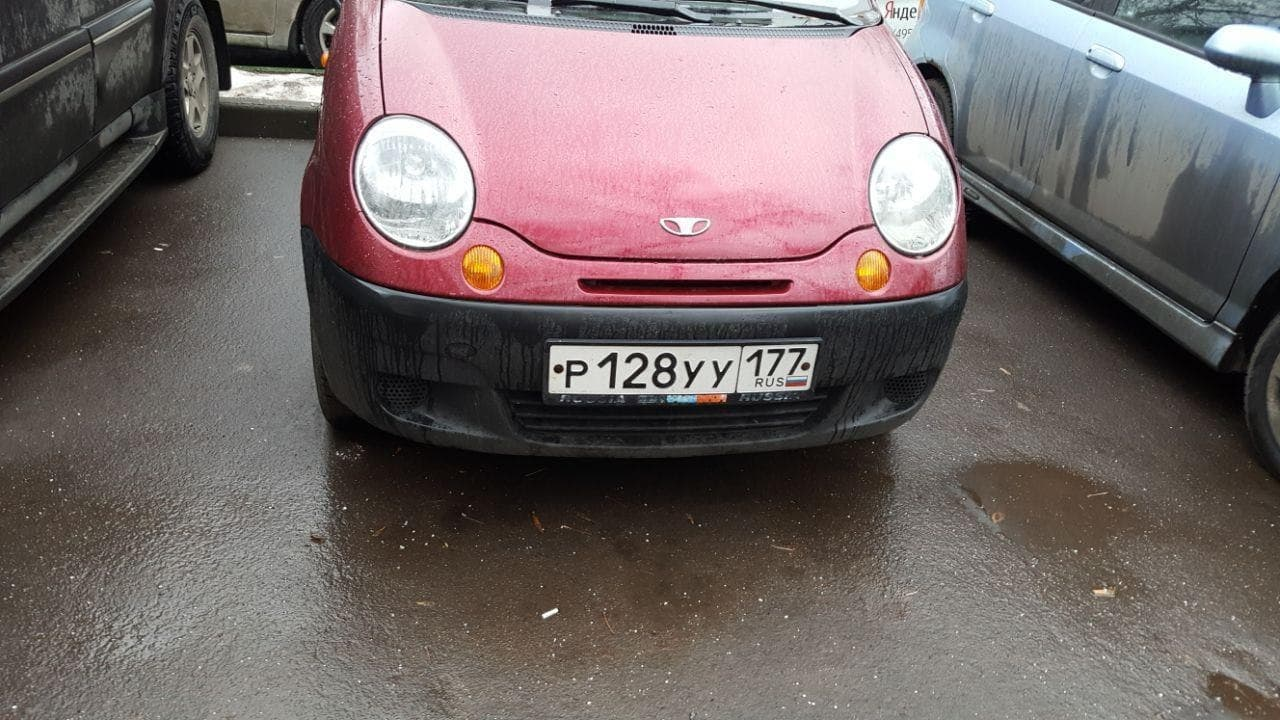
#> input picture images_yolo/10.jpg, 1280 x 720 px, given in place of 10.jpg.jpg, which was not available
$ python -i Tess.py   (imports and definitions only)
#> lines starting #> are read from the running program, lines starting #| are printed output that depends on the picture; after the words box and inside, x2 and y2 are one past the last pixel; in counts of white or black regions, pixels touching at a corner belong together; pictures that were not available may be replaced by others from this repository, and a replacement may not be noted
import cv2
from imutils import contours
import pytesseract

pytesseract.pytesseract.tesseract_cmd = r'D:\Tesseract-OCR\tesseract.exe'

# [53 lines left out: functions IsNumbersHere, Pars, FinalParsin, parser, not called in this run]

def Reading(ind):
#> called with ind = '../images_yolo/10.jpg'
    results = []
    image = cv2.imread(str(ind)+'.jpg')
#> image is the input picture: shape (720, 1280, 3); mean B, G, R 103.2, 103.8, 114.8
    height, width, _ = image.shape
#> height = 720; width = 1280
    gray = cv2.cvtColor(image, cv2.COLOR_BGR2GRAY)
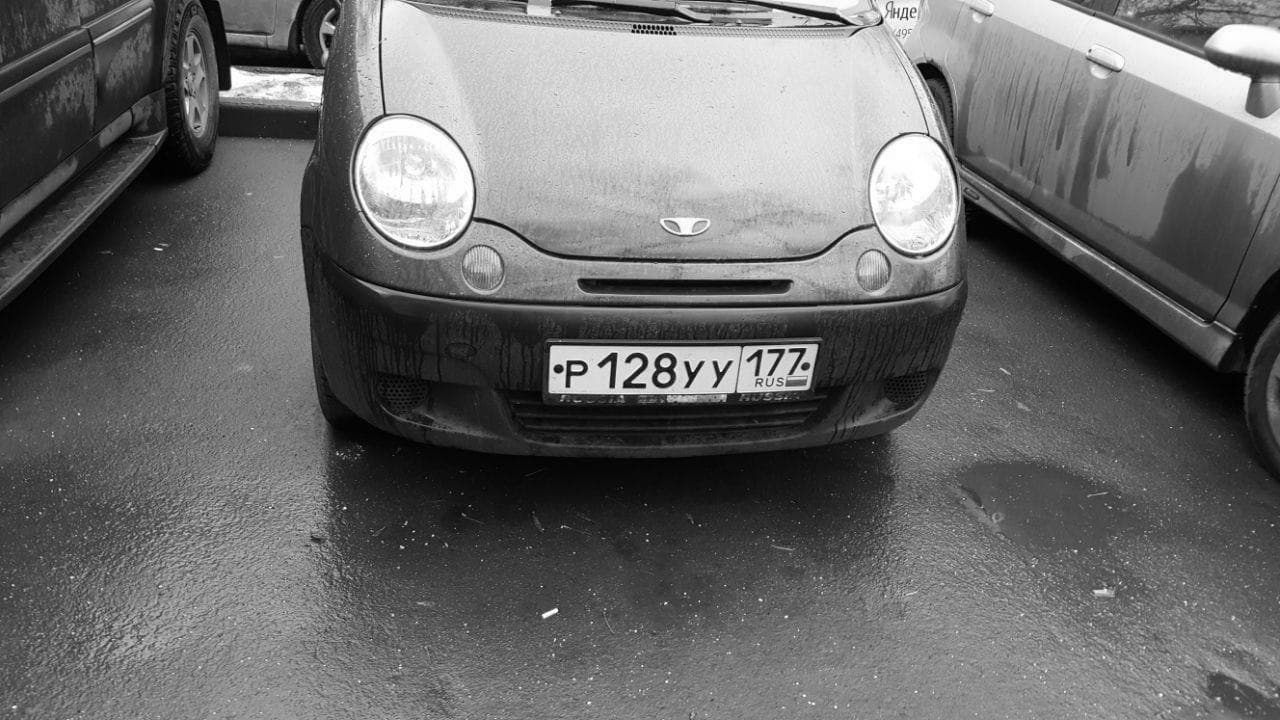
#> gray: shape (720, 1280); min 0, max 255, mean 107
    thresh = cv2.threshold(gray, 200, 255, cv2.THRESH_OTSU)[1]
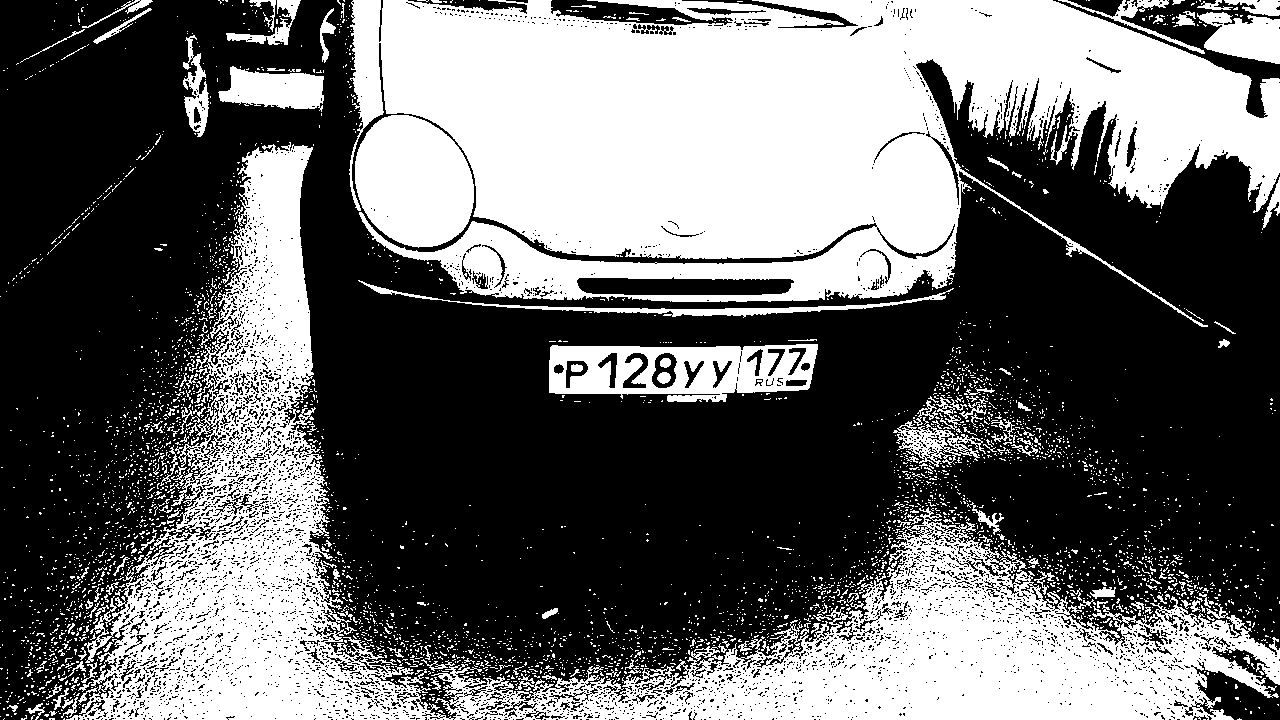
#> thresh: shape (720, 1280); 41% white; 3963 white regions (3788 under 20 px)
    cnts = cv2.findContours(thresh, cv2.RETR_TREE, cv2.CHAIN_APPROX_SIMPLE)
#> cnts = 9712 contours, 9207 with area under 20; largest, box (x1, y1, x2, y2) and area: (349, 0, 1280, 327) 189156, (66, 142, 1280, 720) 150886, (549, 344, 818, 402) 12467, (355, 115, 474, 248) 12106, (576, 276, 795, 296) 3539
    cnts, _ = contours.sort_contours(cnts[0])
    for c in cnts:
        area = cv2.contourArea(c)
        x, y, w, h = cv2.boundingRect(c)
        if area > 3000:
            img = image[y:y + h, x:x + w]
            result = pytesseract.image_to_string(img, lang='eng+rus', config='--psm 6')
            if len(result) > 7:
                print("Suppositious numplate: ", result)
                results.append(result)
#> this loop made 297 passes
#> (area, x, y, w, h) on passes 24, 59, 297: (22, 7, 705, 11, 7), (41.5, 20, 29, 65, 34), (150885.5, 66, 142, 1214, 578)
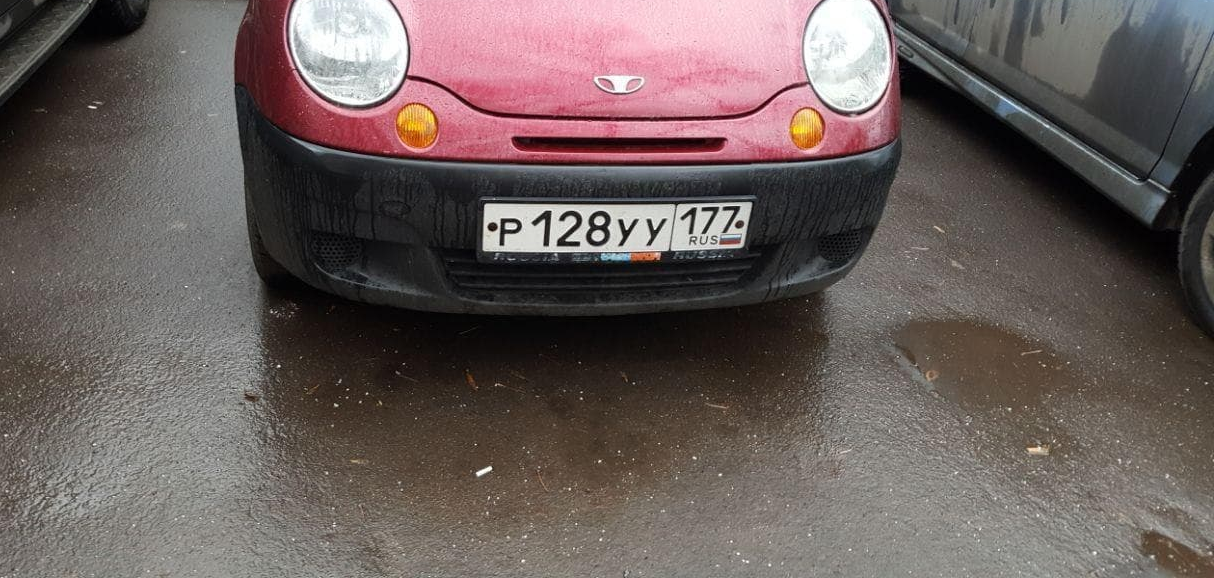
#> img: shape (578, 1214, 3); mean B, G, R 91.9, 94, 105.8
#> after the loop, results = []
    return parser(results)

#> (the run stopped early here; a loop or call above may not have finished)

$ run again, on images_yolo/2.jpg
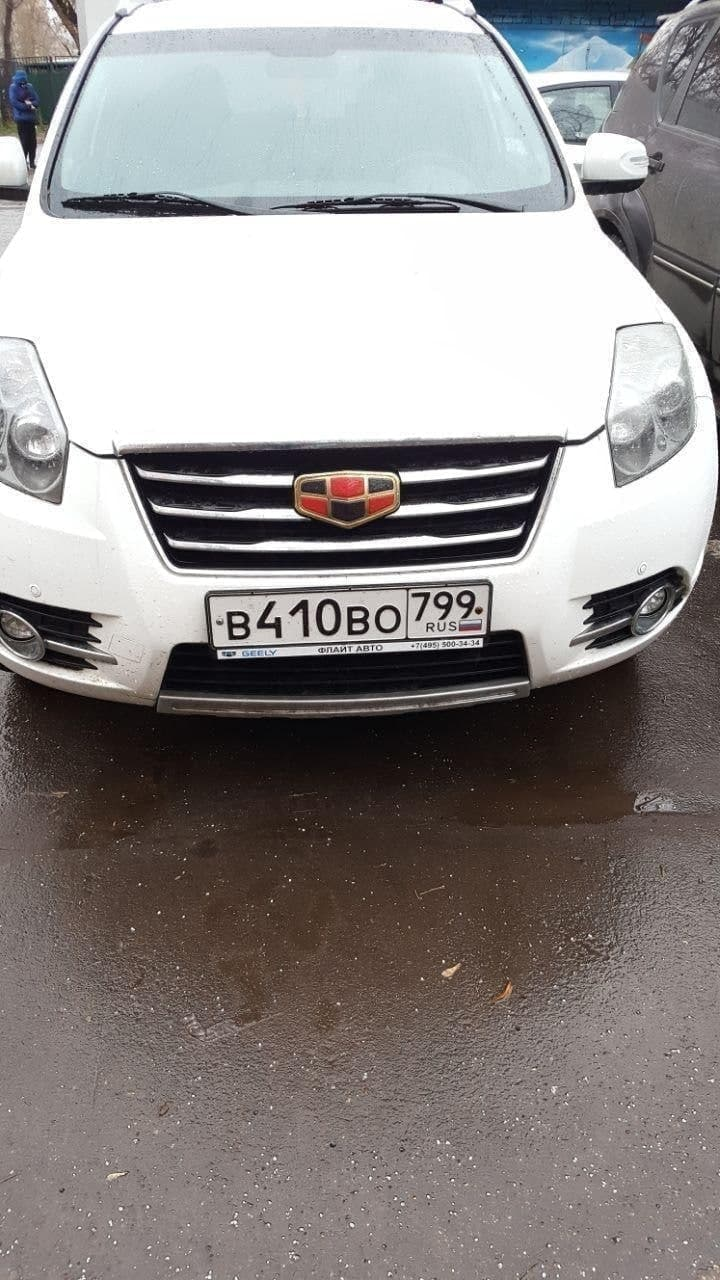
#> input picture images_yolo/2.jpg, 720 x 1280 px, given in place of 2.jpg.jpg, which was not available
#> in Reading, image is the input picture: shape (1280, 720, 3); mean B, G, R 139.1, 140.2, 144.5
#> in Reading, `thresh = cv2.threshold(gray, 200, 255, cv2.THRESH_OTSU)[1]`:
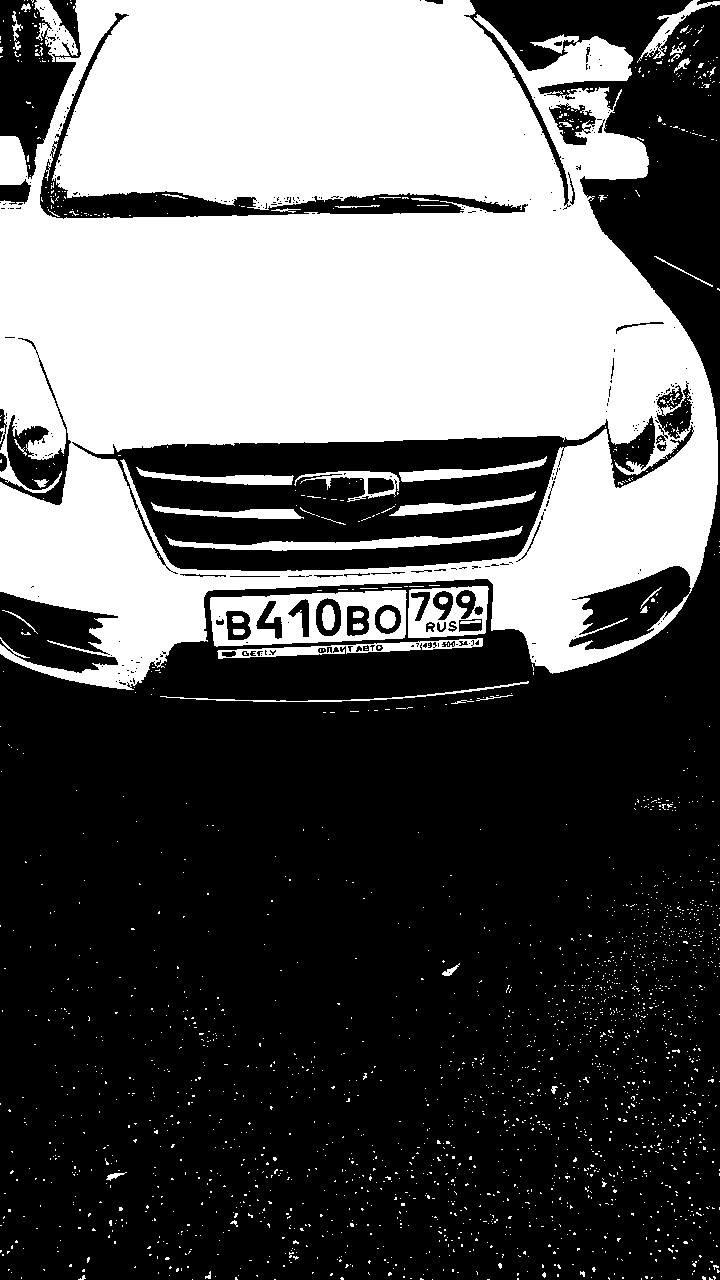
#> thresh: shape (1280, 720); 37.7% white; 2242 white regions (2187 under 20 px)
#> cnts = 2654 contours, 2544 with area under 20; largest, box (x1, y1, x2, y2) and area: (0, 0, 718, 690) 386998, (71, 415, 694, 572) 53300, (39, 12, 529, 220) 9936, (210, 590, 407, 647) 9287, (568, 565, 692, 651) 5512
#> the loop in Reading, `for c in cnts:` made 13 passes
#> (area, y, w, h) on pass 13: (386997.5, 0, 718, 690)
#> after the loop in Reading, `for c in cnts:`:
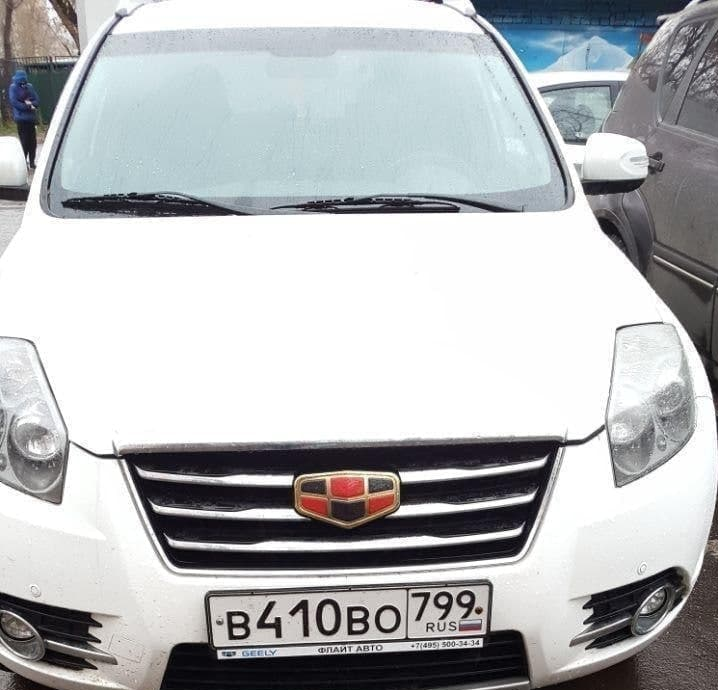
#> img: shape (690, 718, 3); mean B, G, R 184.9, 183.1, 180.9
#> after the loop in Reading, `for c in cnts:`: results = []

$ run again, on images_yolo/3.jpg
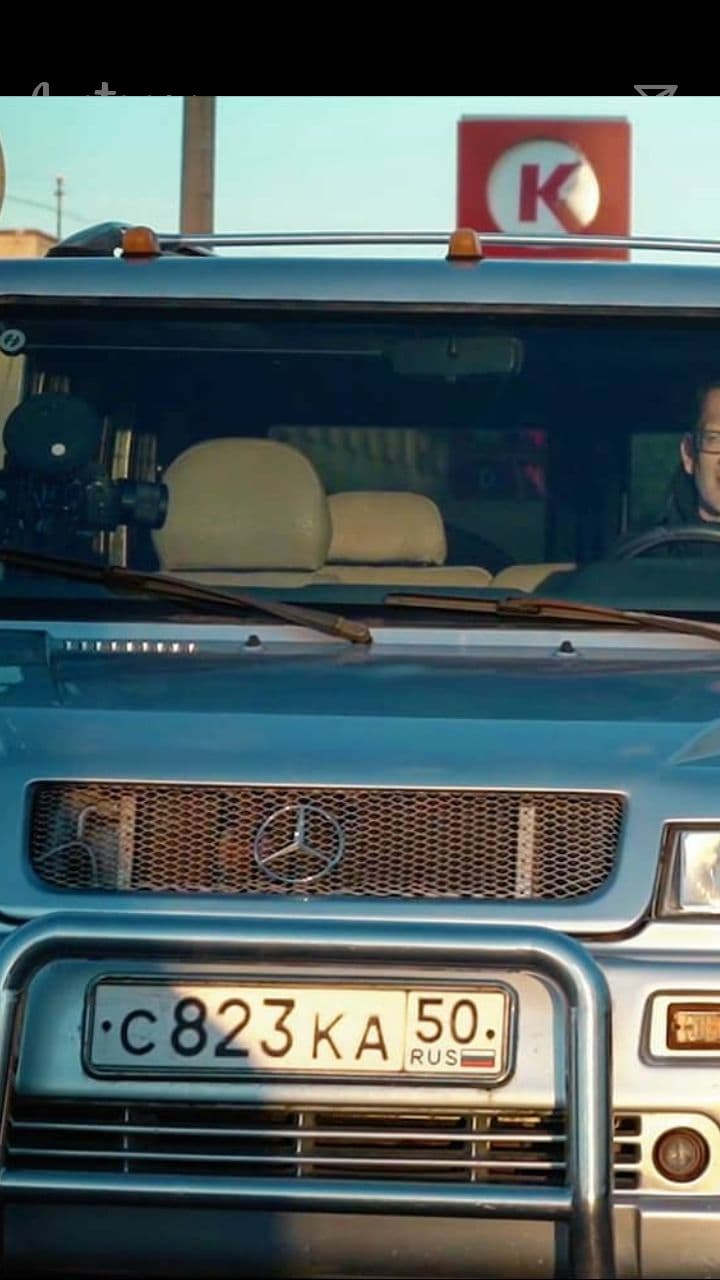
#> input picture images_yolo/3.jpg, 720 x 1280 px, given in place of 3.jpg.jpg, which was not available
#> in Reading, image is the input picture: shape (1280, 720, 3); mean B, G, R 93.2, 91.7, 78.4
#> in Reading, `thresh = cv2.threshold(gray, 200, 255, cv2.THRESH_OTSU)[1]`:
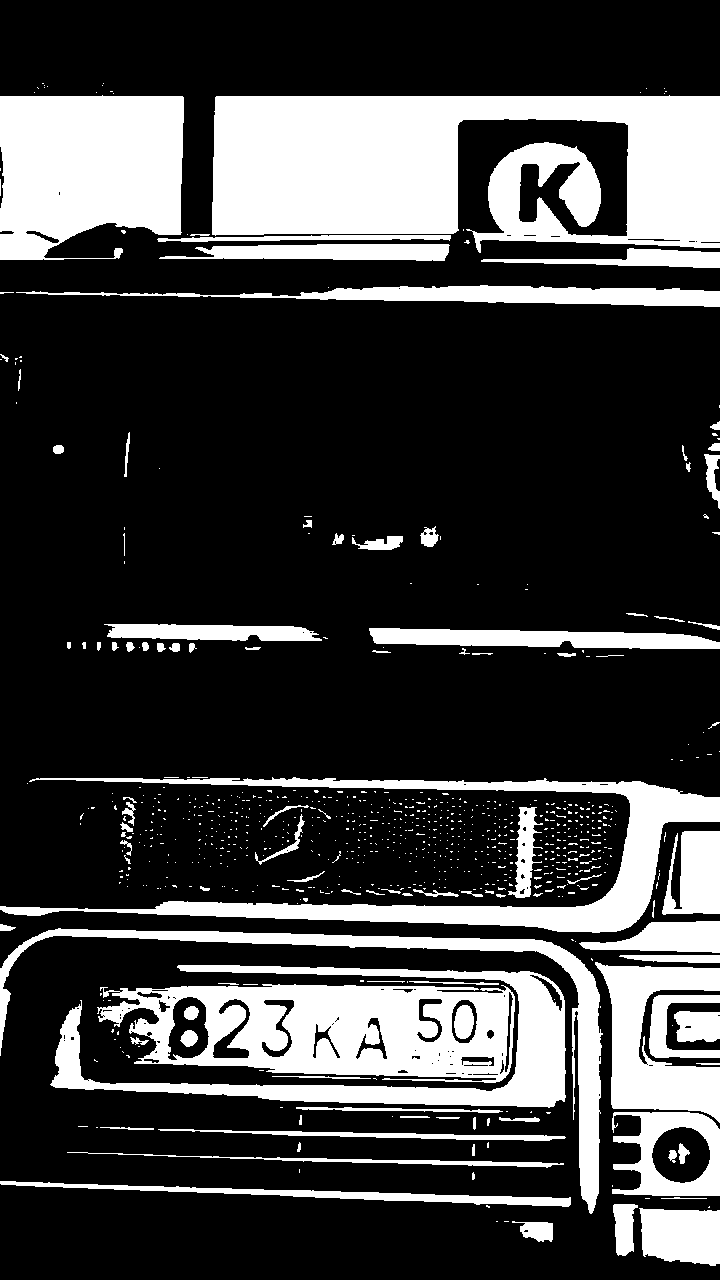
#> thresh: shape (1280, 720); 24.9% white; 778 white regions (669 under 20 px)
#> cnts = 874 contours, 775 with area under 20; largest, box (x1, y1, x2, y2) and area: (212, 95, 720, 253) 58299, (97, 984, 515, 1083) 31656, (0, 95, 184, 260) 25672, (0, 777, 720, 933) 18432, (50, 965, 566, 1108) 15428
#> the loop in Reading, `for c in cnts:` made 2 passes
#> (area, x, y, w, h) on passes 1 to 2: (2962.5, 0, 1181, 571, 26), (10748.5, 0, 928, 603, 286)
#> pass 2, in Reading, `img = image[y:y + h, x:x + w]`:
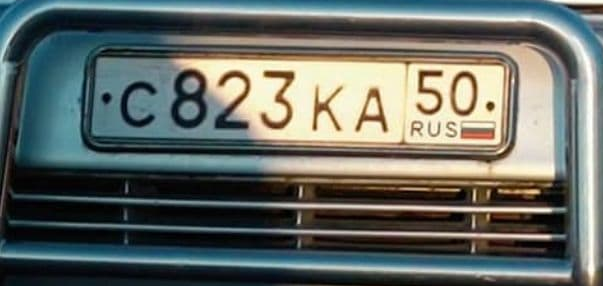
#> img: shape (286, 603, 3); mean B, G, R 100.5, 105.9, 100.1
#> after the loop in Reading, `for c in cnts:`: results = []
